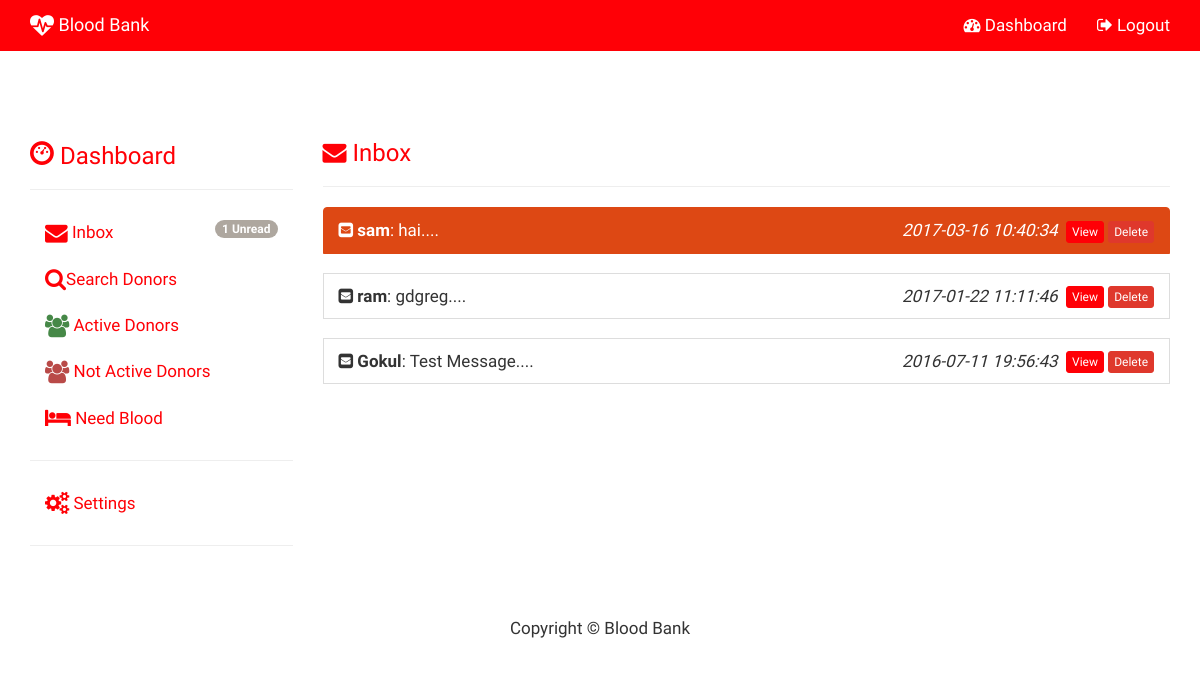
Page /admin_inbox.php (signed in) on the earlier database version.
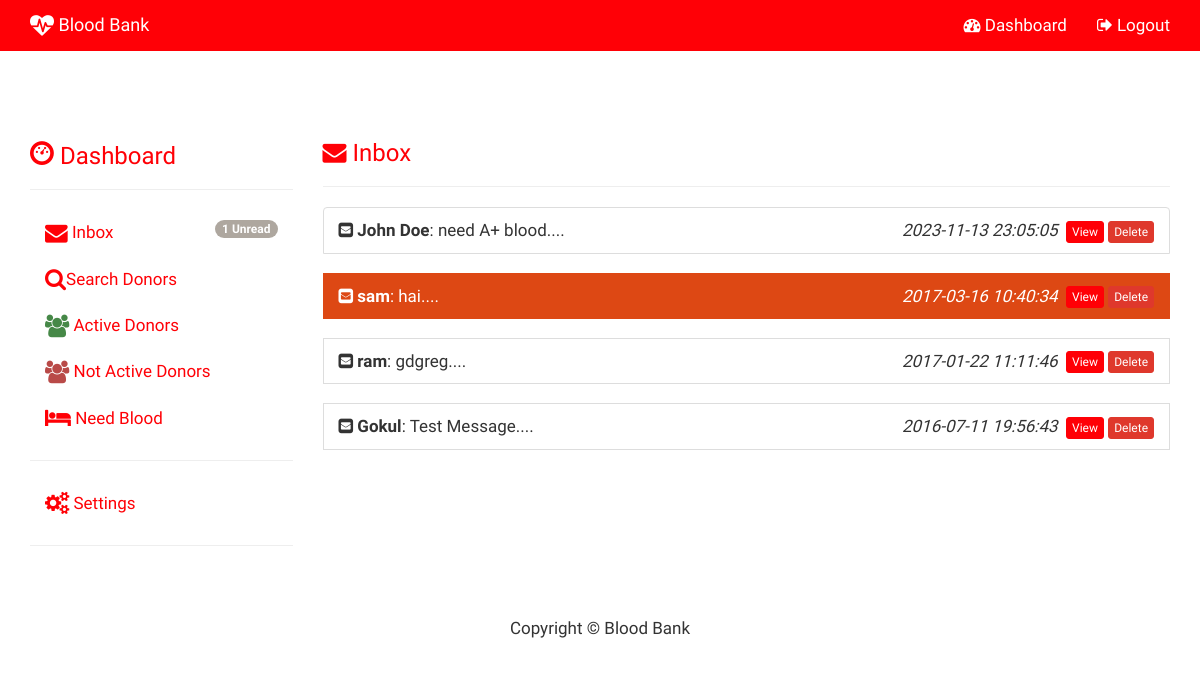
Same page on the later database version.
### tables this page shows
CREATE TABLE `messages` (
  `ID` int(11) NOT NULL,
  `NAME` varchar(150) NOT NULL,
  `CONTACT` text NOT NULL,
  `EMAIL` varchar(200) NOT NULL,
  `MESSAGE` text NOT NULL,
  `STATUS` text NOT NULL,
  `LOGS` datetime NOT NULL
);

### admin_inbox.php (the view, shortened to what this page needs)
<?php
include("config.php");
?>
<!DOCTYPE html>
<html lang="en">
	<head>
			<?php include("admin_head.php");?>
	</head>
	<body>
<?php include("admin_topnav.php"); ?>
<div class="container"  style='margin-top:70px;'>
	<div class="row">
		<div class="col-sm-3">
			<?php include("admin_side_nav.php");?>
		</div>
		<div class="col-sm-9" >
			<h3 class="text-primary"><i class="fa fa-envelope"></i> Inbox </h3><hr>
<?php
$sql="SELECT * FROM messages ORDER BY ID DESC";
$result=$con->query($sql);
if($result->num_rows>0)
{
	echo '<ul class="list-group">';
		while($row=$result->fetch_assoc())
		{
			if($row['STATUS']=='1')
			{
				echo '<li class="list-group-item active">
						<span>
							<b><i class="fa fa-envelope-square"> </i>      	'.$row["NAME"].'</b>: '.substr($row["MESSAGE"],0,50).'....
						</span>
						<span   class="pull-right">
							<i>'.$row['LOGS'].'</i>&nbsp;
							<a href="view_mess.php?id='.$row['ID'].'" class="btn btn-primary  btn-xs">View</a>
							<a href="admin_mess_del.php?id='.$row['ID'].'"  class="btn btn-danger btn-xs">Delete</a>
						</span>
					</li>';
			}
			else
			{
				echo '<li class="list-group-item">
						<span>
							<b><i class="fa fa-envelope-square
"></i> '.$row["NAME"].'</b>: '.substr($row["MESSAGE"],0,50).'....
						</span>
						<span   class="pull-right">
							<i>'.$row['LOGS'].'</i>&nbsp;
							<a href="view_mess.php?id='.$row['ID'].'" class="btn btn-primary btn-xs">View</a>
							<a href="admin_mess_del.php?id='.$row['ID'].'"  class="btn btn-danger btn-xs">Delete</a>
						</span>
				</li>';
			}
			echo"<br>";
		}
	echo'</ul>';
}
else
{
	echo "<div class='alert alert-info mess'>No More Messages</div>";
}
					?>
		</div>
	</div>
</div>
	 <?php include("admin_footer.php"); ?>
	</body>
</html>

Differences in the rows shown:
added messages: NAME "John Doe", MESSAGE "need A+ blood", LOGS "2023-11-13 23:05:05"
